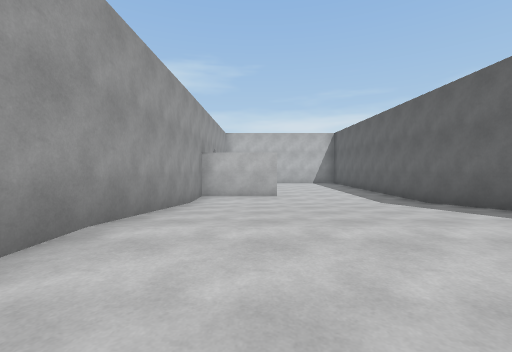
view 1 (above)

16 first-person views from a walk through a scene from a Unity 3-D project. The camera is 1.2 m above the floor, tilts 2° down and sees 90° across. The floor is counted in squares, 2 m on a side. Each view is taken from the middle of a square. On the plan, view 1 faces up. The plan holds only what a view shows up to about 9 squares ahead; the rest is blank.

view 2
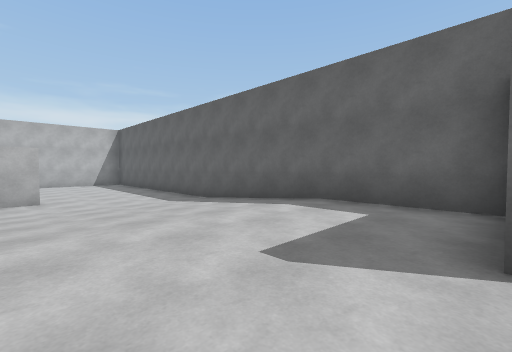

view 3
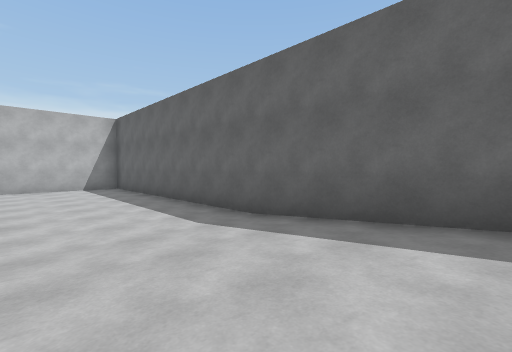

view 4
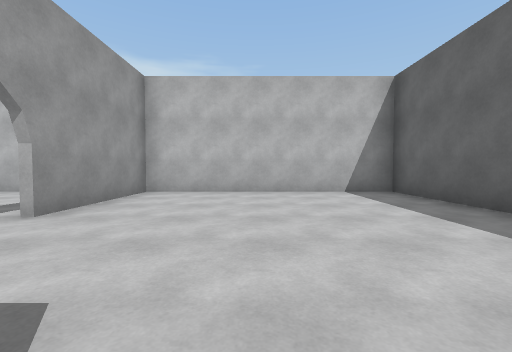

view 5
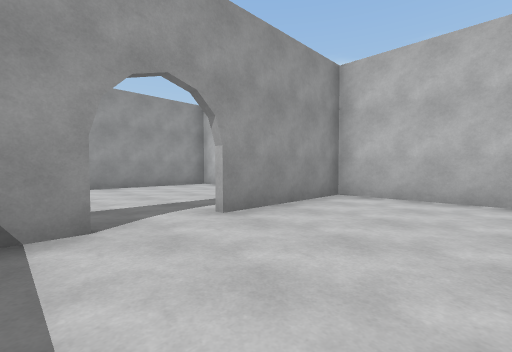

view 6
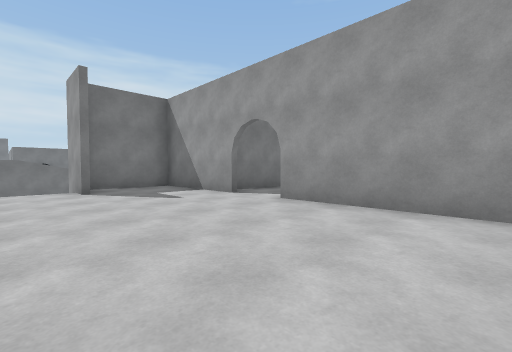

view 7
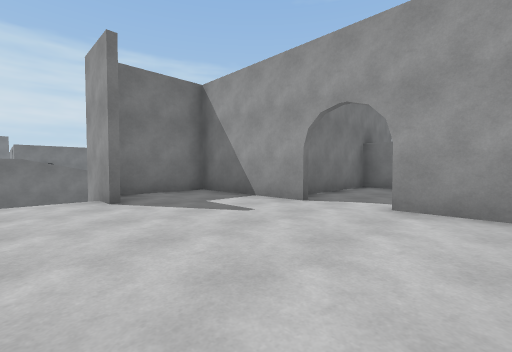

view 8
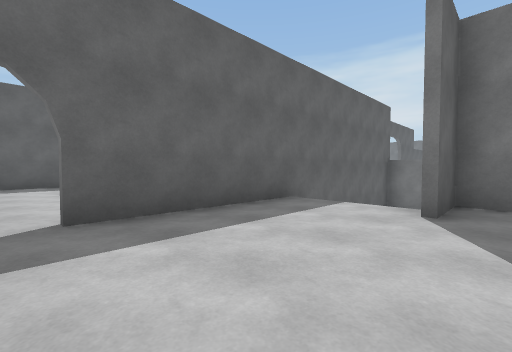

view 9
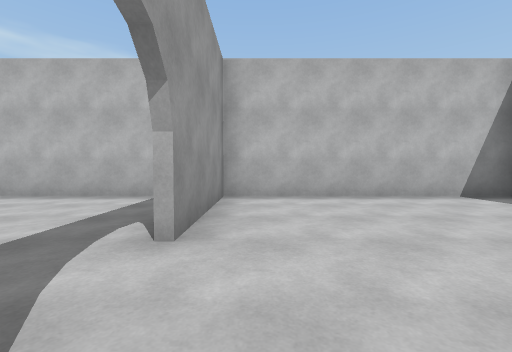

view 10
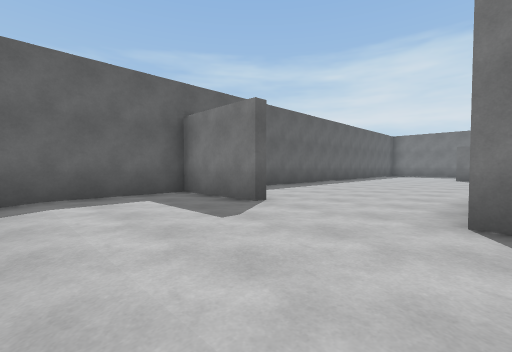

view 11
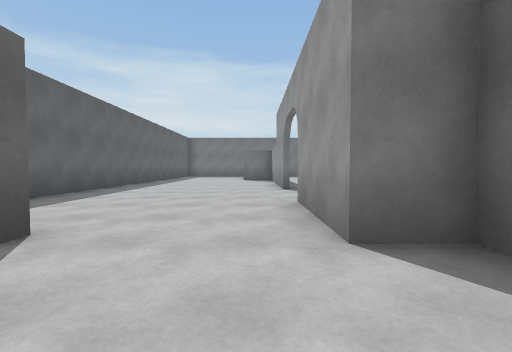

view 12
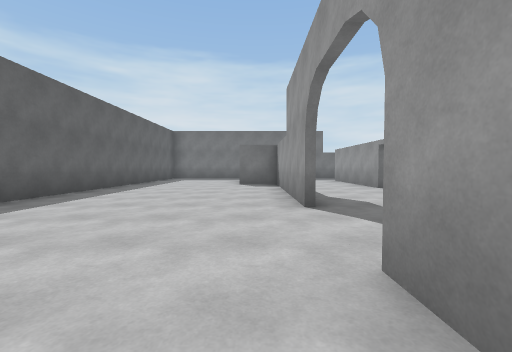

view 13
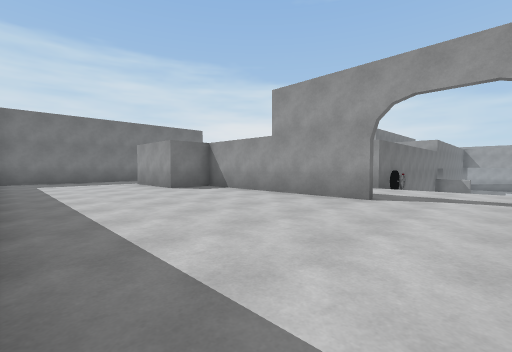

view 14
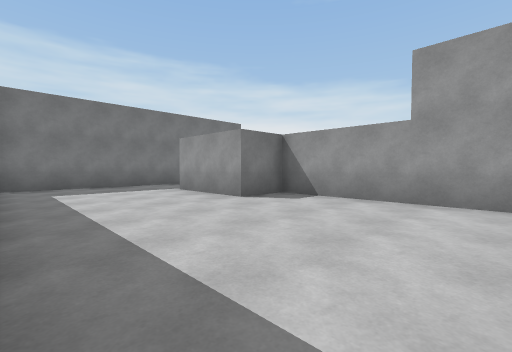

view 15
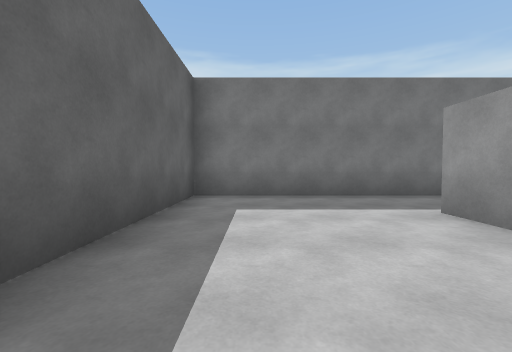

view 16
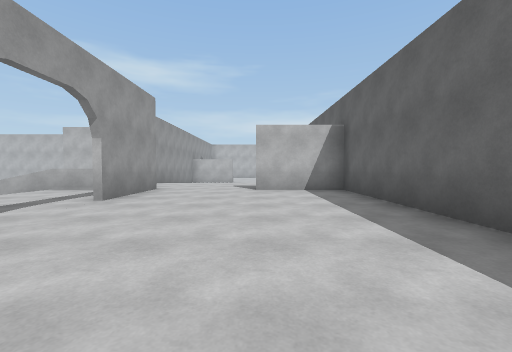

### Floor plan
Key: @ floor where view 1 was taken; # wall or solid block; . main floor; - floor 0.5 m lower than the main floor; / step, stairs or slope; = window, fence, low wall or low ledge; ^ raised ledge; O other object.
Columns run from 11 left of view 1 to 5 right of it. Each row starts with its distance up from view 1.
 15     #############
 14     #----#------#
 13     #----#------#
 12     #----#------#
 11     #-----------#
 10    -#-----------#
  9 #--------#------#
  8 #####----###----#
  7     #----#------#
  6     #--#/#------#
  5     #### #//////#
  4          #//////#
  3          #......#
  2          #......#
  1          #......#
  0       ##=##@.####
 -1         ..#.....#
 -2         ..#.....#
 -3         ........#
 -4         ........#
 -5       O ..#.....#
 -6      ###..#.....#
 -7         ..#.....#
 -8        ^..#.....#
 -9        #..#.....#
-10        #..##....#
-11            #....#
-12            #....#
-13            .....#
-14           ......#
-15           #######

Where each view was taken, in squares from view 1:
view 1: 0 up, 0 right, facing up
view 2: 0 up, 0 right, facing up-right
view 3: 3 up, 1 right, facing up-right
view 4: 8 up, 1 right, facing up
view 5: 9 up, 1 right, facing up-left
view 6: 13 up, 3 left, facing down-left
view 7: 11 up, 3 left, facing down-left
view 8: 10 up, 5 left, facing down-right
view 9: 9 up, 1 left, facing up
view 10: 3 up, 1 left, facing down-right
view 11: 2 up, 0 right, facing down
view 12: 1 down, 0 right, facing down
view 13: 3 down, 4 right, facing down-left
view 14: 6 down, 4 right, facing down-left
view 15: 9 down, 3 right, facing down
view 16: 7 down, 2 right, facing up
